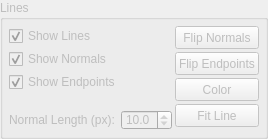
         <widget class="QGroupBox" name="layout_line_options">
          <property name="enabled">
           <bool>false</bool>
          </property>
          <property name="minimumSize">
           <size>
            <width>0</width>
            <height>20</height>
           </size>
          </property>
          <property name="title">
           <string>Lines</string>
          </property>
          <layout class="QHBoxLayout" name="horizontalLayout_2">
           <property name="spacing">
            <number>3</number>
           </property>
           <property name="leftMargin">
            <number>6</number>
           </property>
           <property name="topMargin">
            <number>6</number>
           </property>
           <property name="rightMargin">
            <number>6</number>
           </property>
           <property name="bottomMargin">
            <number>6</number>
           </property>
           <item>
            <layout class="QVBoxLayout" name="verticalLayout_3">
             <property name="spacing">
              <number>3</number>
             </property>
             <item>
              <widget class="QCheckBox" name="chb_lines_show">
               <property name="text">
                <string>Show Lines</string>
               </property>
               <property name="checked">
                <bool>true</bool>
               </property>
              </widget>
             </item>
             <item>
              <widget class="QCheckBox" name="chb_normal_show">
               <property name="text">
                <string>Show Normals</string>
               </property>
               <property name="checked">
                <bool>true</bool>
               </property>
              </widget>
             </item>
             <item>
              <widget class="QCheckBox" name="chb_endpoint_show">
               <property name="text">
                <string>Show Endpoints</string>
               </property>
               <property name="checked">
                <bool>true</bool>
               </property>
              </widget>
             </item>
             <item>
              <spacer name="verticalSpacer_3">
               <property name="orientation">
                <enum>Qt::Vertical</enum>
               </property>
               <property name="sizeType">
                <enum>QSizePolicy::Fixed</enum>
               </property>
               <property name="sizeHint" stdset="0">
                <size>
                 <width>20</width>
                 <height>15</height>
                </size>
               </property>
              </spacer>
             </item>
             <item>
              <layout class="QHBoxLayout" name="layout_normal_length">
               <property name="spacing">
                <number>6</number>
               </property>
               <item>
                <widget class="QLabel" name="label_nomal_length">
                 <property name="minimumSize">
                  <size>
                   <width>0</width>
                   <height>20</height>
                  </size>
                 </property>
                 <property name="maximumSize">
                  <size>
                   <width>16777215</width>
                   <height>20</height>
                  </size>
                 </property>
                 <property name="toolTip">
                  <string>Normal Length (px)</string>
                 </property>
                 <property name="text">
                  <string>Normal Length (px):</string>
                 </property>
                </widget>
               </item>
               <item>
                <widget class="QDoubleSpinBox" name="spin_normal_length">
                 <property name="minimumSize">
                  <size>
                   <width>0</width>
                   <height>20</height>
                  </size>
                 </property>
                 <property name="maximumSize">
                  <size>
                   <width>16777215</width>
                   <height>20</height>
                  </size>
                 </property>
                 <property name="decimals">
                  <number>1</number>
                 </property>
                 <property name="minimum">
                  <double>1.000000000000000</double>
                 </property>
                 <property name="maximum">
                  <double>99.000000000000000</double>
                 </property>
                 <property name="value">
                  <double>10.000000000000000</double>
                 </property>
                </widget>
               </item>
              </layout>
             </item>
            </layout>
           </item>
           <item>
            <layout class="QVBoxLayout" name="verticalLayout_4">
             <property name="spacing">
              <number>3</number>
             </property>
             <item>
              <widget class="QPushButton" name="pb_normal_flip">
               <property name="enabled">
                <bool>false</bool>
               </property>
               <property name="minimumSize">
                <size>
                 <width>0</width>
                 <height>23</height>
                </size>
               </property>
               <property name="maximumSize">
                <size>
                 <width>16777215</width>
                 <height>23</height>
                </size>
               </property>
               <property name="text">
                <string>Flip Normals</string>
               </property>
              </widget>
             </item>
             <item>
              <widget class="QPushButton" name="pb_endpoint_flip">
               <property name="enabled">
                <bool>false</bool>
               </property>
               <property name="minimumSize">
                <size>
                 <width>0</width>
                 <height>23</height>
                </size>
               </property>
               <property name="maximumSize">
                <size>
                 <width>16777215</width>
                 <height>23</height>
                </size>
               </property>
               <property name="text">
                <string>Flip Endpoints</string>
               </property>
              </widget>
             </item>
             <item>
              <widget class="QPushButton" name="pb_line_color">
               <property name="enabled">
                <bool>false</bool>
               </property>
               <property name="minimumSize">
                <size>
                 <width>0</width>
                 <height>23</height>
                </size>
               </property>
               <property name="text">
                <string>Color</string>
               </property>
              </widget>
             </item>
             <item>
              <widget class="QPushButton" name="pb_line_fit">
               <property name="enabled">
                <bool>false</bool>
               </property>
               <property name="minimumSize">
                <size>
                 <width>0</width>
                 <height>23</height>
                </size>
               </property>
               <property name="maximumSize">
                <size>
                 <width>16777215</width>
                 <height>23</height>
                </size>
               </property>
               <property name="text">
                <string>Fit Line</string>
               </property>
              </widget>
             </item>

            </layout>
           </item>
          </layout>
         </widget>
